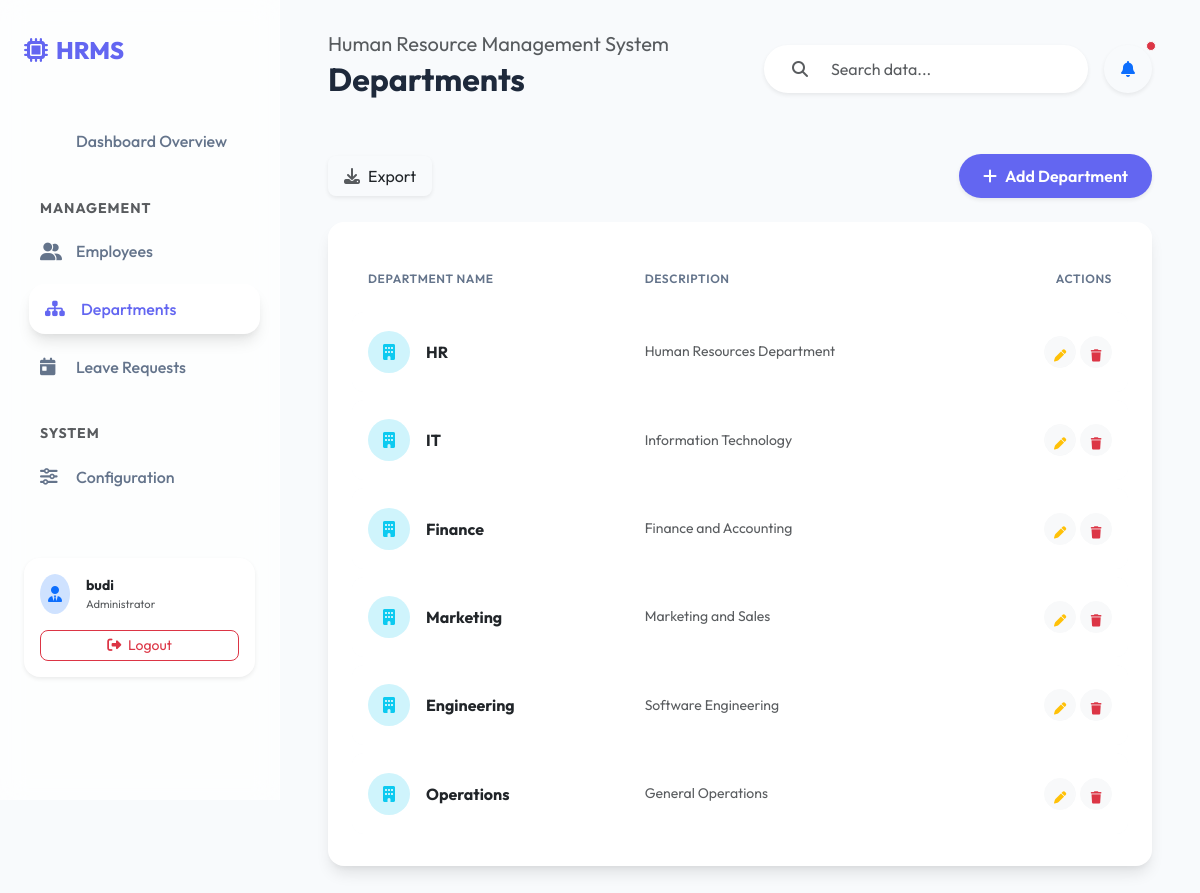
The app's page /departments/ (signed in) with its own data.
### core/models.py (models this page shows, shortened)
class Department(models.Model):
    name = models.CharField(max_length=100)
    description = models.TextField(blank=True)
    class Meta:
        verbose_name_plural = 'Departments'

### core/views.py (the view)
# urls.py: path('departments/', views.DepartmentListView.as_view(), name='department_list'),
class DepartmentListView(LoginRequiredMixin, ListView):
    model = Department
    template_name = 'core/department_list.html'
    context_object_name = 'departments'
    paginate_by = 10
    def get_queryset(self):
        queryset = super().get_queryset()
        q = self.request.GET.get('q')
        if q:
            queryset = queryset.filter(
                Q(name__icontains=q) |
                Q(description__icontains=q)
            )
        return queryset

### templates/core/department_list.html (shortened to what this page needs)
{% extends 'base.html' %}
{% block page_title %}Departments{% endblock %}
{% block content %}
<div class="d-flex justify-content-between align-items-center mb-4">
    <div class="d-flex gap-2">
        <a href="{% url 'core:export_departments_csv' %}?q={{ request.GET.q }}" class="btn btn-white shadow-sm rounded-3 px-3 py-2 border-0">
        <i class="fas fa-download text-muted me-2"></i>Export
    </a>
    </div>
    <a href="/admin/core/department/add/" class="btn btn-primary rounded-pill px-4 shadow-sm">
        <i class="fas fa-plus me-2"></i>Add Department
    </a>
</div>
<div class="table-container animate-fade-in">
    <table class="table align-middle mb-0">
        <thead>
            <tr>
                <th>Department Name</th>
                <th>Description</th>
                <th class="text-end">Actions</th>
            </tr>
        </thead>
        <tbody>
            {% for dept in departments %}
            <tr>
                <td>
                    <div class="d-flex align-items-center">
                        <div class="bg-info-subtle text-info rounded-circle d-flex align-items-center justify-content-center me-3" style="width: 42px; height: 42px; font-weight: 700;">
                            <i class="fas fa-building"></i>
                        </div>
                        <div class="fw-bold text-dark">{{ dept.name }}</div>
                    </div>
                </td>
                <td>
                    <div class="text-muted small">{{ dept.description|default:"No description available." }}</div>
                </td>
                <td class="text-end">
                    <div class="d-flex justify-content-end gap-1">
                        <button class="btn btn-light btn-sm rounded-circle p-2" title="Edit" style="width: 32px; height: 32px;">
                            <i class="fas fa-pen text-warning small"></i>
                        </button>
                        <button class="btn btn-light btn-sm rounded-circle p-2" title="Delete" style="width: 32px; height: 32px;">
                            <i class="fas fa-trash text-danger small"></i>
                        </button>
                    </div>
                </td>
            </tr>
            {% endfor %}
        </tbody>
    </table>
</div>
{% endblock %}

### templates/base.html (shortened to what this page needs)
{% load static %}
<!doctype html>
<html lang="en">
  <head>
    <link href="https://cdn.jsdelivr.net/npm/bootstrap@5.3.3/dist/css/bootstrap.min.css" rel="stylesheet" />
    <link href="https://cdnjs.cloudflare.com/ajax/libs/font-awesome/6.5.1/css/all.min.css" rel="stylesheet" />
    <link rel="stylesheet" href="{% static 'css/modern.css' %}" />
  </head>
  <body>
    <nav class="sidebar">
      <a href="{% url 'core:dashboard' %}" class="sidebar-logo">
        <i class="fas fa-microchip me-2"></i>
        <span>HRMS</span>
      </a>
      <div class="nav flex-column mt-4">
        <a class="nav-link {% if request.resolver_match.url_name == 'dashboard' %}active{% endif %}" href="{% url 'core:dashboard' %}">
           Dashboard Overview
        </a>
        <div class="text-uppercase text-muted small fw-bold mt-4 mb-2 ps-3" style="letter-spacing: 1px;">Management</div>
        <a class="nav-link {% if request.resolver_match.url_name == 'employee_list' %}active{% endif %}" href="{% url 'core:employee_list' %}">
          <i class="fas fa-user-group"></i> Employees
        </a>
        <a class="nav-link {% if request.resolver_match.url_name == 'department_list' %}active{% endif %}" href="{% url 'core:department_list' %}">
          <i class="fas fa-sitemap"></i> Departments
        </a>
        <a class="nav-link {% if request.resolver_match.app_name == 'leaves' %}active{% endif %}" href="{% url 'leaves:leave_list' %}">
          <i class="fas fa-calendar-day"></i> Leave Requests
        </a>
        <div class="text-uppercase text-muted small fw-bold mt-4 mb-2 ps-3" style="letter-spacing: 1px;">System</div>
        <a class="nav-link" href="/admin/">
          <i class="fas fa-sliders-h"></i> Configuration
        </a>
      </div>
      <div class="mt-auto pt-5">
        {% if user.is_authenticated %}
        <div class="card bg-white border-0 shadow-sm p-3 rounded-4">
          <div class="d-flex align-items-center">
            <div class="bg-primary-subtle text-primary rounded-circle p-2 me-3">
              <i class="fas fa-user-tie"></i>
            </div>
            <div class="overflow-hidden">
              <div class="fw-bold text-truncate small">{{ user.username }}</div>
              <div class="text-muted smaller" style="font-size: 0.7rem;">Administrator</div>
            </div>
          </div>
          <a href="{% url 'logout' %}" class="btn btn-sm btn-outline-danger w-100 mt-3 rounded-3">
            <i class="fas fa-sign-out-alt me-1"></i> Logout
          </a>
        </div>
        {% else %}
        <a href="{% url 'login' %}" class="btn btn-primary w-100 rounded-pill">
          <i class="fas fa-sign-in-alt me-2"></i> Login
        </a>
        {% endif %}
      </div>
    </nav>
    <main>
      <header class="d-flex justify-content-between align-items-center mb-5 animate-fade-in" style="position: relative; z-index: 1050;">
        <div>
          <h5 class="text-muted fw-normal mb-1">Human Resource Management System</h5>
          <h2 class="fw-bold">{% block page_title %}Dashboard{% endblock %}</h2>
        </div>
        <div class="d-flex gap-3">
          <form method="GET" action="" class="input-group bg-white rounded-pill shadow-sm px-3 py-1 border-0">
            <span class="input-group-text bg-transparent border-0"><i class="fas fa-search text-muted"></i></span>
            <input type="text" name="q" class="form-control bg-transparent border-0" placeholder="Search data..." value="{{ request.GET.q }}">
          </form>
          <div class="dropdown">
            <button class="btn btn-white shadow-sm rounded-circle p-3 d-flex align-items-center justify-content-center position-relative" style="width: 48px; height: 48px;" data-bs-toggle="dropdown" aria-expanded="false">
              <i class="fas fa-bell text-primary"></i>
              <span class="position-absolute top-0 start-100 translate-middle p-1 bg-danger border border-light rounded-circle">
              </span>
            </button>
          </div>
        </div>
      </header>
      <div class="content card-container animate-fade-in" style="animation-delay: 0.1s;">
        {% block content %}{% endblock %}
      </div>
    </main>
  </body>
</html>

### static/css/modern.css (style rules this page uses)
:root { --primary: #6366f1; --primary-hover: #4f46e5; --secondary: #a855f7; --accent: #f43f5e; --bg-main: #f8fafc; --bg-card: rgba(255, 255, 255, 0.8); --text-main: #1e293b; --text-muted: #64748b; --sidebar-width: 280px; --glass-bg: rgba(255, 255, 255, 0.7); --glass-border: rgba(255, 255, 255, 0.3); --radius: 16px; --shadow: 0 10px 15px -3px rgba(0, 0, 0, 0.1), 0 4px 6px -2px rgba(0, 0, 0, 0.05); }
body { font-family: 'Outfit', 'Inter', sans-serif; background-color: var(--bg-main); color: var(--text-main); overflow-x: hidden; }
.sidebar { width: var(--sidebar-width); height: 100vh; position: fixed; left: 0; top: 0; background: var(--glass-bg); backdrop-filter: blur(12px); -webkit-backdrop-filter: blur(12px); border-right: 1px solid var(--glass-border); padding: 2rem 1.5rem; z-index: 1000; transition: all 0.3s cubic-bezier(0.4, 0, 0.2, 1); }
.sidebar-logo { font-size: 1.5rem; font-weight: 800; color: var(--primary); display: flex; align-items: center; margin-bottom: 3rem; text-decoration: none; }
.nav-link { color: var(--text-muted); font-weight: 500; padding: 0.8rem 1rem; border-radius: var(--radius); margin-bottom: 0.5rem; transition: all 0.2s ease; display: flex; align-items: center; }
.nav-link:hover, .nav-link.active { background: white; color: var(--primary); box-shadow: var(--shadow); transform: translateX(5px); }
.nav-link i { width: 24px; font-size: 1.1rem; margin-right: 12px; }
main { margin-left: var(--sidebar-width); padding: 2rem 3rem; min-height: 100vh; }
.card { background: var(--glass-bg); backdrop-filter: blur(8px); border: 1px solid var(--glass-border); border-radius: var(--radius); box-shadow: var(--shadow); transition: transform 0.3s ease, box-shadow 0.3s ease; overflow: hidden; }
.table-container { background: white; border-radius: var(--radius); padding: 1.5rem; box-shadow: var(--shadow); overflow: hidden; }
.table { width: 100%; border-collapse: separate; border-spacing: 0 0.5rem; }
.table thead th { background: transparent; color: var(--text-muted); font-weight: 600; text-transform: uppercase; font-size: 0.75rem; letter-spacing: 0.05em; border: none; padding: 1rem; }
.table tbody tr { background: #f8fafc; border-radius: 12px; transition: all 0.2s ease; }
.table td { padding: 1.2rem 1rem; border: none; vertical-align: middle; }
.table td:first-child { border-radius: 12px 0 0 12px; }
.table td:last-child { border-radius: 0 12px 12px 0; }
.btn-primary { background: var(--primary); border: none; padding: 0.6rem 1.5rem; border-radius: 10px; font-weight: 600; transition: all 0.2s ease; }
.animate-fade-in { animation: fadeIn 0.5s ease forwards; }

### records on screen
Department: name "HR", description "Human Resources Department"
Department: name "IT", description "Information Technology"
Department: name "Finance", description "Finance and Accounting"
Department: name "Marketing", description "Marketing and Sales"
Department: name "Engineering", description "Software Engineering"
Department: name "Operations", description "General Operations"

### other values on screen
{{ user.username }} "budi"
